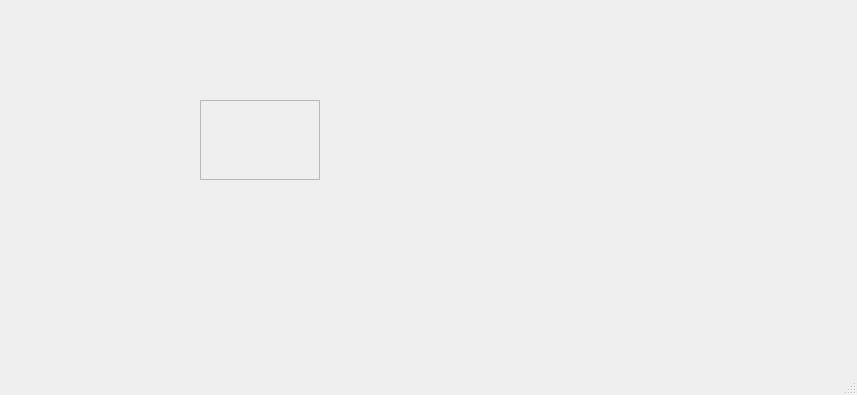
<?xml version="1.0" encoding="UTF-8"?>
<ui version="4.0">
 <class>MainWindow</class>
 <widget class="QMainWindow" name="MainWindow">
  <property name="geometry">
   <rect>
    <x>0</x>
    <y>0</y>
    <width>857</width>
    <height>395</height>
   </rect>
  </property>
  <property name="windowTitle">
   <string>MainWindow</string>
  </property>
  <widget class="QWidget" name="centralwidget">
   <widget class="QScrollArea" name="scrollArea">
    <property name="geometry">
     <rect>
      <x>200</x>
      <y>100</y>
      <width>120</width>
      <height>80</height>
     </rect>
    </property>
    <property name="widgetResizable">
     <bool>true</bool>
    </property>
    <widget class="QWidget" name="scrollAreaWidgetContents">
     <property name="geometry">
      <rect>
       <x>0</x>
       <y>0</y>
       <width>114</width>
       <height>74</height>
      </rect>
     </property>
    </widget>
   </widget>
  </widget>
  <widget class="QMenuBar" name="menubar">
   <property name="geometry">
    <rect>
     <x>0</x>
     <y>0</y>
     <width>857</width>
     <height>21</height>
    </rect>
   </property>
  </widget>
  <widget class="QStatusBar" name="statusbar"/>
 </widget>
 <resources/>
 <connections/>
</ui>
